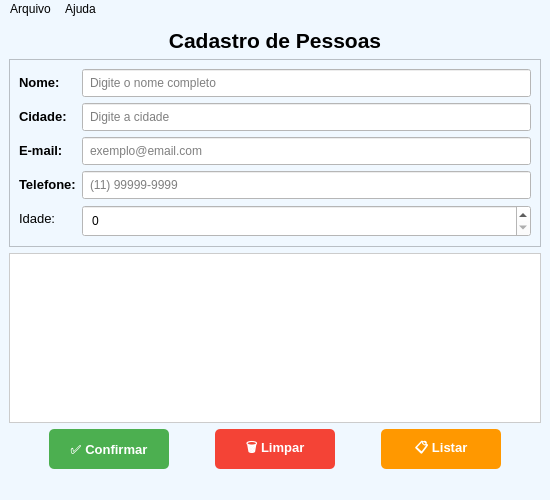
<?xml version="1.0" encoding="UTF-8"?>
<ui version="4.0">
 <class>MainWindow</class>
 <widget class="QMainWindow" name="MainWindow">
  <property name="geometry">
   <rect>
    <x>0</x>
    <y>0</y>
    <width>550</width>
    <height>500</height>
   </rect>
  </property>
  <property name="windowTitle">
   <string>Sistema de Cadastro</string>
  </property>
  <property name="styleSheet">
   <string notr="true">background-color: rgb(240, 248, 255);</string>
  </property>
  <widget class="QWidget" name="centralwidget">
   <layout class="QVBoxLayout" name="verticalLayout">
    <item>
     <widget class="QLabel" name="label_titulo">
      <property name="font">
       <font>
        <pointsize>16</pointsize>
        <weight>75</weight>
        <bold>true</bold>
       </font>
      </property>
      <property name="alignment">
       <set>Qt::AlignCenter</set>
      </property>
      <property name="text">
       <string>Cadastro de Pessoas</string>
      </property>
     </widget>
    </item>
    <item>
     <widget class="QFrame" name="frame">
      <property name="frameShape">
       <enum>QFrame::StyledPanel</enum>
      </property>
      <property name="frameShadow">
       <enum>QFrame::Raised</enum>
      </property>
      <layout class="QFormLayout" name="formLayout">
       <item row="0" column="0">
        <widget class="QLabel" name="label_nome">
         <property name="font">
          <font>
           <pointsize>10</pointsize>
           <weight>75</weight>
           <bold>true</bold>
          </font>
         </property>
         <property name="text">
          <string>Nome:</string>
         </property>
        </widget>
       </item>
       <item row="0" column="1">
        <widget class="QLineEdit" name="lineEdit_nome">
         <property name="styleSheet">
          <string notr="true">background-color: white; padding: 5px;</string>
         </property>
         <property name="placeholderText">
          <string>Digite o nome completo</string>
         </property>
        </widget>
       </item>
       <item row="1" column="0">
        <widget class="QLabel" name="label_cidade">
         <property name="font">
          <font>
           <pointsize>10</pointsize>
           <weight>75</weight>
           <bold>true</bold>
          </font>
         </property>
         <property name="text">
          <string>Cidade:</string>
         </property>
        </widget>
       </item>
       <item row="1" column="1">
        <widget class="QLineEdit" name="lineEdit_cidade">
         <property name="styleSheet">
          <string notr="true">background-color: white; padding: 5px;</string>
         </property>
         <property name="placeholderText">
          <string>Digite a cidade</string>
         </property>
        </widget>
       </item>
       <item row="2" column="0">
        <widget class="QLabel" name="label_email">
         <property name="font">
          <font>
           <pointsize>10</pointsize>
           <weight>75</weight>
           <bold>true</bold>
          </font>
         </property>
         <property name="text">
          <string>E-mail:</string>
         </property>
        </widget>
       </item>
       <item row="2" column="1">
        <widget class="QLineEdit" name="lineEdit_email">
         <property name="styleSheet">
          <string notr="true">background-color: white; padding: 5px;</string>
         </property>
         <property name="placeholderText">
          <string>exemplo@email.com</string>
         </property>
        </widget>
       </item>
       <item row="3" column="0">
        <widget class="QLabel" name="label_telefone">
         <property name="font">
          <font>
           <pointsize>10</pointsize>
           <weight>75</weight>
           <bold>true</bold>
          </font>
         </property>
         <property name="text">
          <string>Telefone:</string>
         </property>
        </widget>
       </item>
       <item row="3" column="1">
        <widget class="QLineEdit" name="lineEdit_telefone">
         <property name="styleSheet">
          <string notr="true">background-color: white; padding: 5px;</string>
         </property>
         <property name="placeholderText">
          <string>(11) 99999-9999</string>
         </property>
        </widget>
       </item>
       <item row="4" column="0">
        <widget class="QLabel" name="label_idade">
         <property name="font">
          <font>
           <pointsize>10</pointsize>
          </font>
         </property>
         <property name="text">
          <string>Idade:</string>
         </property>
        </widget>
       </item>
       <item row="4" column="1">
        <widget class="QSpinBox" name="spinBox_idade">
         <property name="minimum">
          <number>0</number>
         </property>
         <property name="maximum">
          <number>150</number>
         </property>
         <property name="styleSheet">
          <string notr="true">background-color: white; padding: 5px;</string>
         </property>
        </widget>
       </item>
      </layout>
     </widget>
    </item>
    <item>
     <widget class="QTextEdit" name="textEdit_log">
      <property name="maximumHeight">
       <number>100</number>
      </property>
      <property name="styleSheet">
       <string notr="true">background-color: white; border: 1px solid #ccc;</string>
      </property>
      <property name="readOnly">
       <bool>true</bool>
      </property>
     </widget>
    </item>
    <item>
     <layout class="QHBoxLayout" name="horizontalLayout">
      <item>
       <spacer name="horizontalSpacer">
        <property name="orientation">
         <enum>Qt::Horizontal</enum>
        </property>
        <property name="sizeHint" stdset="0">
         <size>
          <width>40</width>
          <height>20</height>
         </size>
        </property>
       </spacer>
      </item>
      <item>
       <widget class="QPushButton" name="pushButton_confirmar">
        <property name="minimumSize">
         <size>
          <width>120</width>
          <height>40</height>
         </size>
        </property>
        <property name="font">
         <font>
          <pointsize>10</pointsize>
          <weight>75</weight>
          <bold>true</bold>
         </font>
        </property>
        <property name="styleSheet">
         <string notr="true">
         QPushButton {
           background-color: #4CAF50;
           color: white;
           padding: 10px;
           border-radius: 5px;
         }
         QPushButton:hover {
           background-color: #45a049;
         }
         </string>
        </property>
        <property name="text">
         <string>✅ Confirmar</string>
        </property>
       </widget>
      </item>
      <item>
       <spacer name="horizontalSpacer_2">
        <property name="orientation">
         <enum>Qt::Horizontal</enum>
        </property>
        <property name="sizeHint" stdset="0">
         <size>
          <width>20</width>
          <height>20</height>
         </size>
        </property>
       </spacer>
      </item>
      <item>
       <widget class="QPushButton" name="pushButton_limpar">
        <property name="minimumSize">
         <size>
          <width>120</width>
          <height>40</height>
         </size>
        </property>
        <property name="font">
         <font>
          <pointsize>10</pointsize>
          <weight>75</weight>
          <bold>true</bold>
         </font>
        </property>
        <property name="styleSheet">
         <string notr="true">
         QPushButton {
           background-color: #f44336;
           color: white;
           padding: 10px;
           border-radius: 5px;
         }
         QPushButton:hover {
           background-color: #d32f2f;
         }
         </string>
        </property>
        <property name="text">
         <string>🗑️ Limpar</string>
        </property>
       </widget>
      </item>
      <item>
       <spacer name="horizontalSpacer_3">
        <property name="orientation">
         <enum>Qt::Horizontal</enum>
        </property>
        <property name="sizeHint" stdset="0">
         <size>
          <width>20</width>
          <height>20</height>
         </size>
        </property>
       </spacer>
      </item>
      <item>
       <widget class="QPushButton" name="pushButton_listar">
        <property name="minimumSize">
         <size>
          <width>120</width>
          <height>40</height>
         </size>
        </property>
        <property name="font">
         <font>
          <pointsize>10</pointsize>
          <weight>75</weight>
          <bold>true</bold>
         </font>
        </property>
        <property name="styleSheet">
         <string notr="true">
         QPushButton {
           background-color: #FF9800;
           color: white;
           padding: 10px;
           border-radius: 5px;
         }
         QPushButton:hover {
           background-color: #e68900;
         }
         </string>
        </property>
        <property name="text">
         <string>📋 Listar</string>
        </property>
       </widget>
      </item>
      <item>
       <spacer name="horizontalSpacer_4">
        <property name="orientation">
         <enum>Qt::Horizontal</enum>
        </property>
        <property name="sizeHint" stdset="0">
         <size>
          <width>40</width>
          <height>20</height>
         </size>
        </property>
       </spacer>
      </item>
     </layout>
    </item>
   </layout>
  </widget>
  <widget class="QMenuBar" name="menubar">
   <property name="geometry">
    <rect>
     <x>0</x>
     <y>0</y>
     <width>550</width>
     <height>21</height>
    </rect>
   </property>
   <widget class="QMenu" name="menuArquivo">
    <property name="title">
     <string>Arquivo</string>
    </property>
    <addaction name="actionSair"/>
   </widget>
   <widget class="QMenu" name="menuAjuda">
    <property name="title">
     <string>Ajuda</string>
    </property>
    <addaction name="actionSobre"/>
   </widget>
   <addaction name="menuArquivo"/>
   <addaction name="menuAjuda"/>
  </widget>
  <widget class="QStatusBar" name="statusbar"/>
  <action name="actionSair">
   <property name="text">
    <string>Sair</string>
   </property>
  </action>
  <action name="actionSobre">
   <property name="text">
    <string>Sobre</string>
   </property>
  </action>
 </widget>
 <resources/>
 <connections/>
</ui>
